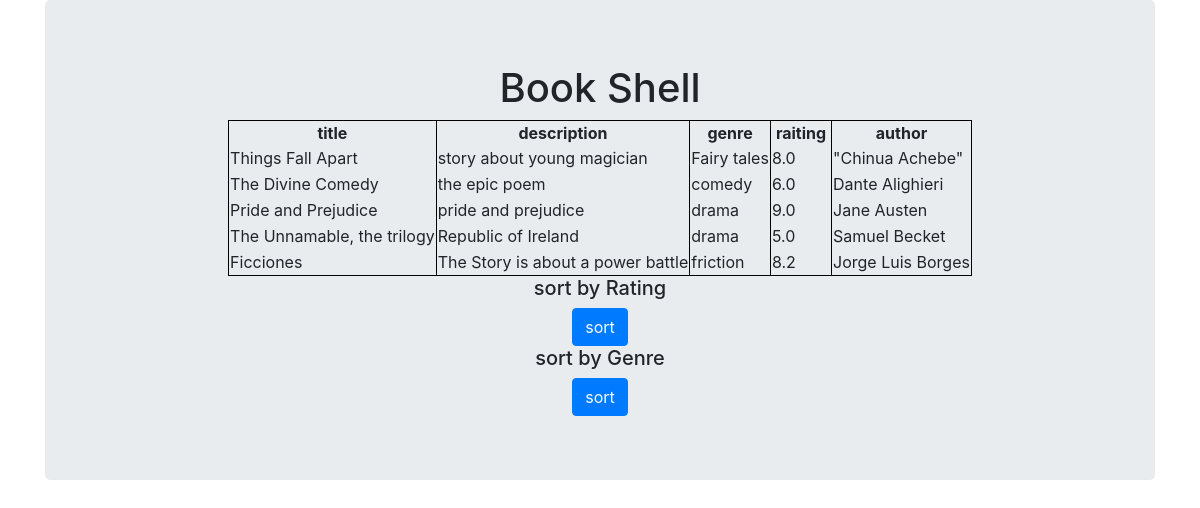
/book/, run on the app's committed database.
### testapp/models.py (models this page shows, shortened)
class Book(models.Model):
    title=models.CharField(max_length=64);
    desc=models.CharField(max_length=64);
    genre=models.CharField(max_length=64);
    rating=models.FloatField();
    author=models.CharField(max_length=64);

### testapp/views.py (the view)
# urls.py: url(r'^book/',views.available_book)
def available_book(request):
    book_library=Book.objects.all()
    return render(request,'testapp/index.html',{'library':book_library})

### templates/testapp/index.html (shortened to what this page needs)
<!DOCTYPE html>
{% load staticfiles %}
<html lang="en" dir="ltr">
  <head>
<link rel="stylesheet" href="{% static 'css/master.css' %}" type="text/css">
    <link rel="stylesheet" href="https://stackpath.bootstrapcdn.com/bootstrap/4.3.1/css/bootstrap.min.css">
</head>
  <body>
    {% block body-block %}
<div class="container" align="center">
<div class="jumbotron">
  <h1>Book Shell</h1>
   {%if library %}
   <table style="border: 1px solid black;">
  <thead >
    <th id="block-header">title</th>
    <th id="block-header">description</th>
    <th id="block-header">genre</th>
    <th id="block-header">raiting</th>
    <th id="block-header">author</th>
</thead>
{% for b in library%}
<tr >
  <td id="result-header">{{b.title}}</td>
  <td id="result-header">{{b.desc}}</td>
  <td id="result-header">{{b.genre}}</td>
  <td id="result-header">{{b.rating}}</td>
  <td id="result-header">{{b.author}}</td>
</tr>
{% endfor %}
</table>
{% else %}
<p>record does not found</p>
{% endif %}
  <h5>sort by Rating</h5>
<a href="rating">  <button type="button" class="btn btn-primary" name="button">sort</button></a>
  <h5>sort by Genre</h5>
  <button type="button" class="btn btn-primary" name="button">sort</button>
</div>
  </div>
{% endblock%}
  </body>
</html>

### static/css/master.css (style rules this page uses)
#block-header { border-right: 1px solid black; }
body { background-color: black; }

### templates/testapp/index.html (style rules this page uses)
#block-header { border-right: 1px solid black; text-align:center; padding:0px 5px 0px 5px; }
#result-header { border-right: 1px solid black; }

### data on the page
Book: title "Things Fall Apart", desc "story about young magician", genre "Fairy tales", rating "8.0", author "\"Chinua Achebe\""
Book: title "The Divine Comedy", desc "the epic poem", genre "comedy", rating "6.0", author "Dante Alighieri"
Book: title "Pride and Prejudice", desc "pride and prejudice", genre "drama", rating "9.0", author "Jane Austen"
Book: title "The Unnamable, the trilogy", desc "Republic of Ireland", genre "drama", rating "5.0", author "Samuel Becket"
Book: title "Ficciones", desc "The Story is about a power battle", genre "friction", rating "8.2", author "Jorge Luis Borges"
